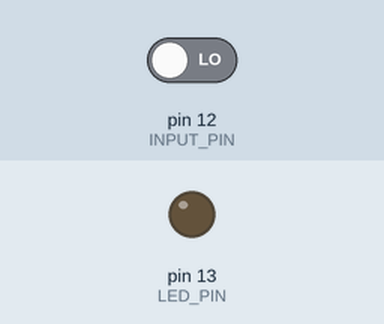
Bench run of a sketch on a simulated Arduino Uno, built with avr-gcc and run on an emulated ATmega328P. Parts: output pins drawn as LEDs (lit = HIGH). The test bench sets the inputs (shaded band); at power-on: pin 12 (INPUT_PIN) LOW.

Above: at 1.4 s.
1.5 s: pin 12 (INPUT_PIN) driven HIGH
At 2.4 s:
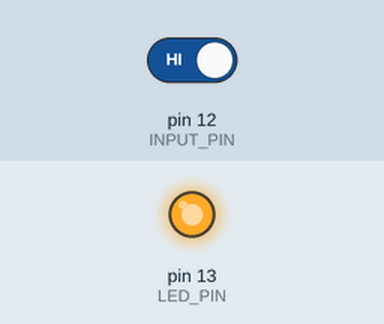
3.0 s: pin 12 (INPUT_PIN) driven LOW
At 3.5 s:
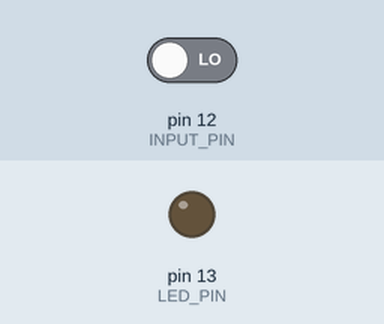
Timing chart, 0 to 6.0 s (numbered marks = the images above; inputs shaded):
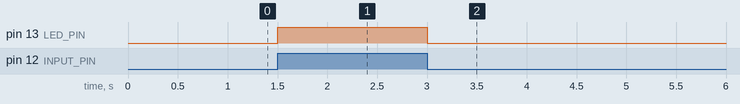

The sketch:

Arduino_Nano_LED.ino
```cpp
// Initialized variables that represent the pins of the LED
// and the pin which will take the input from the other arduino
const int LED_PIN = 13;
const int INPUT_PIN = 12;

// Declared a variable to save given state
bool ledState;

void setup()
{
  // Defined I/O modes of the pins
  pinMode(LED_PIN, OUTPUT);
  pinMode(INPUT_PIN, INPUT);
}

void loop()
{
  // Read the state of the pin and turn on the LED
  // if the state is logical 1
  ledState = digitalRead(INPUT_PIN);
  digitalWrite(LED_PIN, ledState);
  delay(300);
}
```

Measured:
- after the input at 1.5 s, pin 13 (LED_PIN): LOW → HIGH at once
- after the input at 3.0 s, pin 13 (LED_PIN): HIGH → LOW at once
